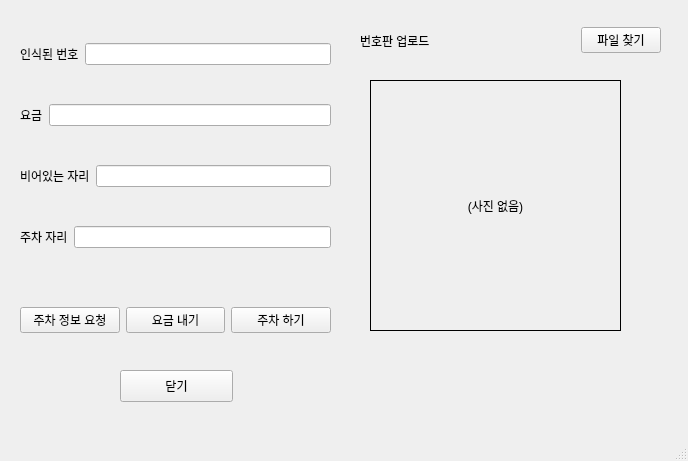
<?xml version="1.0" encoding="UTF-8"?>
<ui version="4.0">
 <class>MainWindow</class>
 <widget class="QMainWindow" name="MainWindow">
  <property name="geometry">
   <rect>
    <x>0</x>
    <y>0</y>
    <width>688</width>
    <height>461</height>
   </rect>
  </property>
  <property name="windowTitle">
   <string>MainWindow</string>
  </property>
  <widget class="QWidget" name="centralwidget">
   <widget class="QWidget" name="layoutWidget">
    <property name="geometry">
     <rect>
      <x>20</x>
      <y>10</y>
      <width>311</width>
      <height>271</height>
     </rect>
    </property>
    <layout class="QVBoxLayout" name="verticalLayout">
     <item>
      <layout class="QHBoxLayout" name="horizontalLayout_2">
       <item>
        <widget class="QLabel" name="label_2">
         <property name="text">
          <string>인식된 번호</string>
         </property>
        </widget>
       </item>
       <item>
        <widget class="QLineEdit" name="recog_carnum"/>
       </item>
      </layout>
     </item>
     <item>
      <layout class="QHBoxLayout" name="horizontalLayout_3">
       <item>
        <widget class="QLabel" name="label_3">
         <property name="text">
          <string>요금</string>
         </property>
        </widget>
       </item>
       <item>
        <widget class="QLineEdit" name="expense"/>
       </item>
      </layout>
     </item>
     <item>
      <layout class="QHBoxLayout" name="horizontalLayout_4">
       <item>
        <widget class="QLabel" name="label_4">
         <property name="text">
          <string>비어있는 자리</string>
         </property>
        </widget>
       </item>
       <item>
        <widget class="QLineEdit" name="empty"/>
       </item>
      </layout>
     </item>
     <item>
      <layout class="QHBoxLayout" name="horizontalLayout_5">
       <item>
        <widget class="QLabel" name="label_5">
         <property name="text">
          <string>주차 자리</string>
         </property>
        </widget>
       </item>
       <item>
        <widget class="QLineEdit" name="want_parking"/>
       </item>
      </layout>
     </item>
    </layout>
   </widget>
   <widget class="QWidget" name="layoutWidget">
    <property name="geometry">
     <rect>
      <x>20</x>
      <y>300</y>
      <width>311</width>
      <height>41</height>
     </rect>
    </property>
    <layout class="QHBoxLayout" name="horizontalLayout_6">
     <item>
      <widget class="QPushButton" name="pushButton_2">
       <property name="text">
        <string>주차 정보 요청</string>
       </property>
      </widget>
     </item>
     <item>
      <widget class="QPushButton" name="settleup_btn">
       <property name="text">
        <string>요금 내기</string>
       </property>
      </widget>
     </item>
     <item>
      <widget class="QPushButton" name="parking_btn">
       <property name="text">
        <string>주차 하기</string>
       </property>
      </widget>
     </item>
    </layout>
   </widget>
   <widget class="QWidget" name="layoutWidget">
    <property name="geometry">
     <rect>
      <x>360</x>
      <y>20</y>
      <width>301</width>
      <height>41</height>
     </rect>
    </property>
    <layout class="QHBoxLayout" name="horizontalLayout">
     <item>
      <widget class="QLabel" name="label">
       <property name="text">
        <string>번호판 업로드</string>
       </property>
      </widget>
     </item>
     <item>
      <spacer name="horizontalSpacer_2">
       <property name="orientation">
        <enum>Qt::Horizontal</enum>
       </property>
       <property name="sizeHint" stdset="0">
        <size>
         <width>40</width>
         <height>20</height>
        </size>
       </property>
      </spacer>
     </item>
     <item>
      <widget class="QPushButton" name="findfile_btn">
       <property name="text">
        <string>파일 찾기</string>
       </property>
      </widget>
     </item>
    </layout>
   </widget>
   <widget class="QPushButton" name="pushButton">
    <property name="geometry">
     <rect>
      <x>120</x>
      <y>370</y>
      <width>113</width>
      <height>32</height>
     </rect>
    </property>
    <property name="text">
     <string>닫기</string>
    </property>
   </widget>
   <widget class="QLabel" name="label_6">
    <property name="geometry">
     <rect>
      <x>370</x>
      <y>80</y>
      <width>251</width>
      <height>251</height>
     </rect>
    </property>
    <property name="maximumSize">
     <size>
      <width>251</width>
      <height>251</height>
     </size>
    </property>
    <property name="font">
     <font>
      <weight>50</weight>
      <bold>false</bold>
     </font>
    </property>
    <property name="frameShape">
     <enum>QFrame::Box</enum>
    </property>
    <property name="text">
     <string>(사진 없음)</string>
    </property>
    <property name="alignment">
     <set>Qt::AlignCenter</set>
    </property>
   </widget>
  </widget>
  <widget class="QMenuBar" name="menubar">
   <property name="geometry">
    <rect>
     <x>0</x>
     <y>0</y>
     <width>688</width>
     <height>22</height>
    </rect>
   </property>
  </widget>
  <widget class="QStatusBar" name="statusbar"/>
 </widget>
 <resources/>
 <connections/>
</ui>
